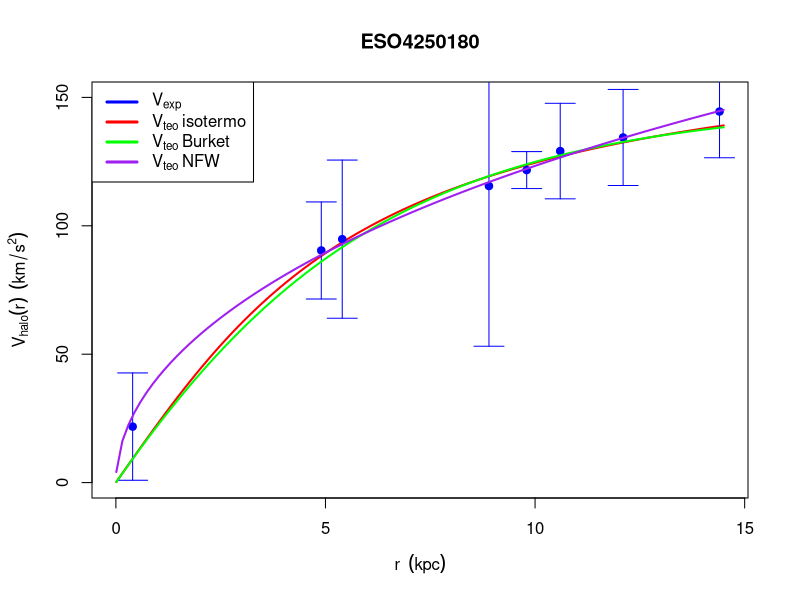

The R script that drew this image:
##################################################################
########### Comparativa de los ajustes obtenidos ESO
##################################################################

datos<-read.table("data_format_ESO4250180.txt", header=F)

colnames(datos)<-c("R","Vgas", "Vstar", "Vbulb", "Vtot", "Verr")

G<-43*10^(-4)


#queremos representar la componente de la velocidad debida al halo
Vmv<-sqrt(datos$Vgas^2+datos$Vstar^2)
velocidad<-sqrt(datos$Vtot^2-Vmv^2)  
velocidad

#calculamos los errores por propagacion cuadrática
delta<-(1/velocidad)*datos$Vtot*datos$Verr


#Iso 

a<-0.0302062496
b<-0.0002273927

ajuste<-function(r){
  sqrt(4*pi*G*(a/b^2)*(1-((1/(b*r*1000))*atan(b*r*1000))))
}

par(mar=c(5,4.5,4,2.5)+0.1) #margenes para que se visualice bien
curve(ajuste,col="red", 0.01,14.5,ylim=c(0,150),xlab=expression(r~~(kpc)),ylab=expression(V[halo](r)~~(km/s^2)),lwd=2, main='ESO4250180')
points(datos$R,velocidad,pch=21,col="blue",bg="blue")
arrows(x0=datos$R,y0=velocidad-delta, x1=datos$R, y1=velocidad+delta,length = 0.15, code = 3, angle = 90,col="blue",lwd=1)


#Burket

a<-0.0307272891

b<-0.0001299592

ajuste<-function(r){
  sqrt(pi*G*(a/b^2)*((1/(b*r*1000)) 
                     *((log(((b*r*1000)^2+1)*(b*r*1000+1)^2))-2*atan(r*b*1000))))
}

curve(ajuste,col="green",lwd=2,add=T)



#NFW
a<-0.000524764333
b<-8.37*10^(-6)

ajuste<-function(r){
  sqrt(4*pi*G*(a/b^2)*(1/(b*r*1000))*((1/(b*r*1000+1))-1+log(b*r*1000+1)))
}

curve(ajuste, add=T, col="purple",lwd=2)




legend("topleft",legend=c(expression(V[exp]),expression(V[teo]~isotermo), expression(V[teo]~Burket), expression(V[teo]~NFW)),col=c("blue","red","green","purple"),lty=1,lwd=3)
